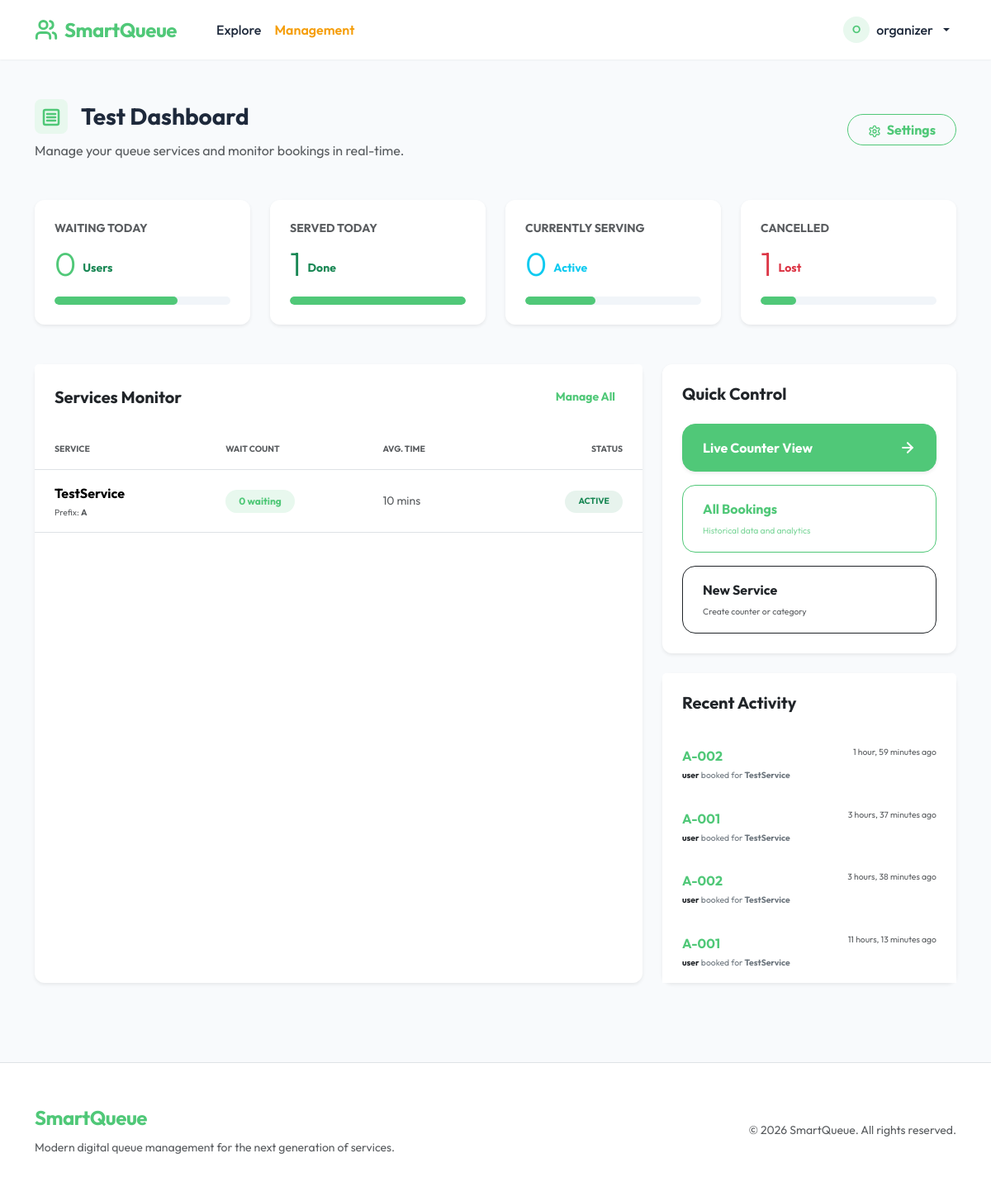
Before: /organizer/test/dashboard/ (signed in) with the older database file.
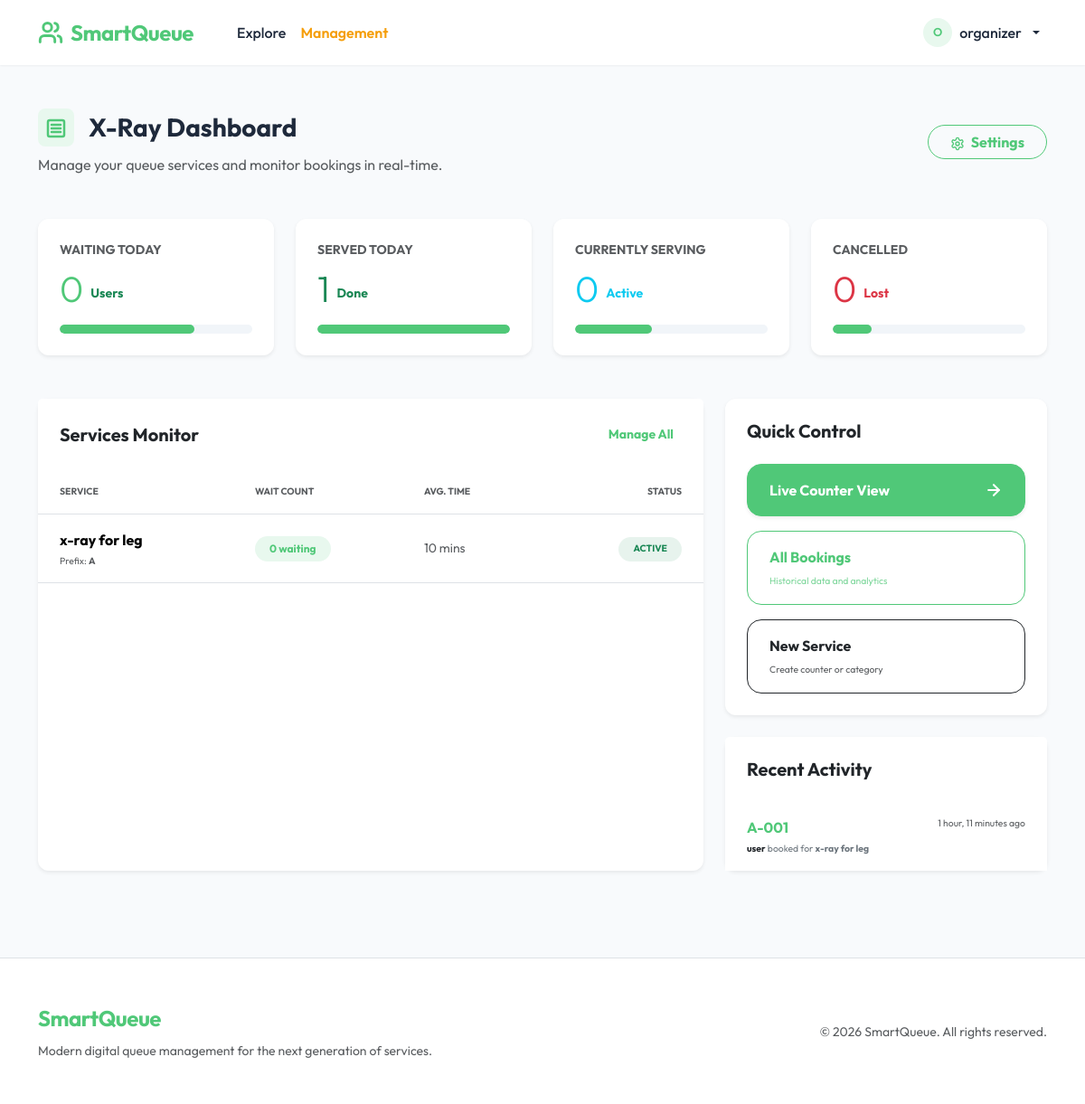
After: the same page with the newer database file.
### apps/organizations/models.py (models this page shows, shortened)
class Organization(models.Model):
    TYPE_HOSPITAL = 'hospital'
    TYPE_BANK = 'bank'
    TYPE_GOVT = 'govt'
    TYPE_CHOICES = [
        (TYPE_HOSPITAL, 'Hospital'),
        (TYPE_BANK, 'Bank'),
        (TYPE_GOVT, 'Government'),
    ]
    name = models.CharField(max_length=200)
    slug = models.SlugField(max_length=220, unique=True)
    type = models.CharField(max_length=20, choices=TYPE_CHOICES)
    address = models.TextField()
    phone = models.CharField(max_length=15)
    email = models.EmailField()
    max_daily_tokens = models.IntegerField(default=100)
    is_active = models.BooleanField(default=True)
    organizers = models.ManyToManyField(
        settings.AUTH_USER_MODEL,
        related_name='managed_organizations',
        blank=True
    )
    created_at = models.DateTimeField(auto_now_add=True)
    class Meta:
        ordering = ['name']

class Service(models.Model):
    organization = models.ForeignKey(Organization, on_delete=models.CASCADE, related_name='services')
    name = models.CharField(max_length=200)
    avg_service_time = models.IntegerField(default=10, help_text='Minutes per person')
    token_prefix = models.CharField(max_length=5, default='A')
    is_active = models.BooleanField(default=True)
    created_at = models.DateTimeField(auto_now_add=True)
    class Meta:
        ordering = ['name']

### apps/queue/models.py (models this page shows, shortened)
class Token(models.Model):
    STATUS_WAITING = 'waiting'
    STATUS_CALLED = 'called'
    STATUS_SERVING = 'serving'
    STATUS_COMPLETED = 'completed'
    STATUS_CANCELLED = 'cancelled'
    STATUS_CHOICES = [
        (STATUS_WAITING, 'Waiting'),
        (STATUS_CALLED, 'Called'),
        (STATUS_SERVING, 'Serving'),
        (STATUS_COMPLETED, 'Completed'),
        (STATUS_CANCELLED, 'Cancelled'),
    ]
    token_number = models.CharField(max_length=20)
    service = models.ForeignKey('organizations.Service', on_delete=models.CASCADE, related_name='tokens')
    user = models.ForeignKey(settings.AUTH_USER_MODEL, on_delete=models.CASCADE, related_name='tokens')
    organization = models.ForeignKey(
        'organizations.Organization',
        on_delete=models.CASCADE,
        related_name='tokens',
    )
    status = models.CharField(max_length=20, choices=STATUS_CHOICES, default=STATUS_WAITING)
    created_at = models.DateTimeField(auto_now_add=True)
    estimated_time = models.DateTimeField(null=True, blank=True)
    called_at = models.DateTimeField(null=True, blank=True)
    completed_at = models.DateTimeField(null=True, blank=True)
    is_emergency = models.BooleanField(default=False)
    emergency_reason = models.TextField(blank=True)
    emergency_document = models.FileField(upload_to='emergency_docs/', blank=True, null=True)
    emergency_approved = models.BooleanField(default=False)
    booking_date = models.DateField()
    archived = models.BooleanField(default=False)
    class Meta:
        ordering = ['created_at']
        constraints = [
            models.UniqueConstraint(
                fields=['service', 'token_number', 'booking_date'],
                name='uniq_token_number_per_service_day',
            ),
        ]

### apps/organizations/organizer_views.py (the view)
# urls.py: path('organizer/<slug:slug>/dashboard/', organizer_views.OrganizerDashboardView.as_view(), name='organizer_dashboard'),
class OrganizerDashboardView(OrganizerRequiredMixin, DetailView):
    model = Organization
    template_name = 'organizations/organizer/dashboard.html'
    context_object_name = 'organization'
    slug_url_kwarg = 'slug'
    def get_context_data(self, **kwargs):
        context = super().get_context_data(**kwargs)
        organization = self.get_object()
        today = timezone.localdate()
        all_tokens = Token.objects.filter(organization=organization)
        tokens_today = all_tokens.filter(booking_date=today)
        context['waiting_today'] = all_tokens.filter(status=Token.STATUS_WAITING).count()
        context['serving_today'] = all_tokens.filter(status=Token.STATUS_SERVING).count()
        context['completed_today'] = tokens_today.filter(status=Token.STATUS_COMPLETED).count()
        context['cancelled_today'] = tokens_today.filter(status=Token.STATUS_CANCELLED).count()
        context['recent_bookings'] = Token.objects.filter(
            organization=organization
        ).select_related('service', 'user').order_by('-created_at')[:10]
        context['services'] = organization.services.annotate(
            waiting_count=Count('tokens', filter=Q(tokens__status=Token.STATUS_WAITING))
        )
        context['today_bookings'] = Token.objects.filter(
            organization=organization,
            status__in=[Token.STATUS_WAITING, Token.STATUS_CALLED, Token.STATUS_SERVING]
        ).select_related('service', 'user').order_by('created_at')
        return context

### apps/organizations/organizer_views.py (called while the page is built)
    def test_func(self):
        org_slug = self.kwargs.get('slug') or self.kwargs.get('org_slug')
        if not org_slug:
            service_id = self.kwargs.get('service_id')
            if service_id:
                service = get_object_or_404(Service, pk=service_id)
                organization = service.organization
            else:
                return False
        else:
            organization = get_object_or_404(Organization, slug=org_slug)
        return self.request.user.is_staff or organization.organizers.filter(pk=self.request.user.pk).exists()

### apps/templates/organizations/organizer/dashboard.html (shortened to what the changed rows need)
{% extends "base.html" %}  {% block content %}
<div class="row align-items-center mb-5">
  <div class="col-md-8">
    <div class="d-flex align-items-center gap-3 mb-2">
      <div class="bg-primary-light text-primary rounded-3 p-2">
        <svg
          xmlns="http://www.w3.org/2000/svg"
          width="24"
          height="24"
          viewBox="0 0 24 24"
          fill="none"
          stroke="currentColor"
          stroke-width="2.5"
          stroke-linecap="round"
          stroke-linejoin="round"
        >
          <rect width="18" height="18" x="3" y="3" rx="2" />
          <path d="M7 8h10" />
          <path d="M7 12h10" />
          <path d="M7 16h10" />
        </svg>
      </div>
      <h1 class="h3 fw-bold mb-0">{{ organization.name }} Dashboard</h1>
    </div>
  </div>
</div>
<div class="row g-4 mb-5">
  <div class="col-md-3">
    <div
      class="card border-0 shadow-sm overflow-hidden"
      style="border-radius: 16px"
    >
      <div class="card-body p-4">
        <div class="d-flex align-items-end gap-2">
          <div class="display-6 fw-extrabold text-danger">
            {{ cancelled_today }}
          </div>
          <div class="small text-danger fw-bold mb-2">Lost</div>
        </div>
      </div>
    </div>
  </div>
</div>
<div class="row g-4">
  <div class="col-lg-8">
    <div class="card border-0 shadow-sm h-100" style="border-radius: 20px">
      <div class="card-body p-0">
        <div class="table-responsive">
          <table class="table table-hover align-middle mb-0">
            <thead class="bg-light">
              <tr>
                <th class="ps-4 py-3 text-muted x-small fw-bold text-uppercase">
                  Service
                </th>
                <th class="py-3 text-muted x-small fw-bold text-uppercase">
                  Wait Count
                </th>
                <th class="py-3 text-muted x-small fw-bold text-uppercase">
                  Avg. Time
                </th>
                <th
                  class="pe-4 py-3 text-muted x-small fw-bold text-uppercase text-end"
                >
                  Status
                </th>
              </tr>
            </thead>
            <tbody>
              {% for service in services %}
              <tr>
                <td class="ps-4 py-3 fw-bold">
                  {{ service.name }}
                  <div class="x-small text-muted fw-normal mt-1">
                    Prefix:
                    <span class="fw-bold">{{ service.token_prefix }}</span>
                  </div>
                </td>
                <td class="py-3">
                  <span
                    class="badge bg-primary-light text-primary rounded-pill px-3 py-2 fw-bold"
                    >{{ service.waiting_count }} waiting</span
                  >
                </td>
                <td class="py-3 text-muted small">
                  {{ service.avg_service_time }} mins
                </td>
                <td class="pe-4 py-3 text-end">
                  {% if service.is_active %}
                  <span
                    class="badge bg-success bg-opacity-10 text-success px-3 py-2 rounded-pill fw-bold"
                    style="font-size: 0.65rem"
                    >ACTIVE</span
                  >
                  {% else %}
                  <span
                    class="badge bg-danger bg-opacity-10 text-danger px-3 py-2 rounded-pill fw-bold"
                    style="font-size: 0.65rem"
                    >INACTIVE</span
                  >
                  {% endif %}
                </td>
              </tr>
              {% empty %}
              <tr>
                <td colspan="4" class="text-center py-5 text-muted small">
                  No services found.
                </td>
              </tr>
              {% endfor %}
            </tbody>
          </table>
        </div>
      </div>
    </div>
  </div>
  <div class="col-lg-4">
    <div class="card border-0 shadow-sm" style="border-radius: 20px">
      <div class="card-body p-0">
        <div class="list-group list-group-flush">
          {% for token in recent_bookings %}
          <div class="list-group-item px-4 py-3 border-0">
            <div class="d-flex justify-content-between align-items-start mb-1">
              <span class="fw-bold text-primary">{{ token.token_number }}</span>
              <span class="x-small text-muted"
                >{{ token.created_at|timesince }} ago</span
              >
            </div>
            <div class="x-small text-secondary">
              <span class="fw-bold text-dark">{{ token.user.username }}</span>
              booked for <span class="fw-bold">{{ token.service.name }}</span>
            </div>
          </div>
          {% empty %}
          <div class="p-5 text-center text-muted x-small">
            No recent activity
          </div>
          {% endfor %}
        </div>
      </div>
    </div>
  </div>
</div>
{% endblock %}

Changed rows visible on the page:
removed Organization: name "Test"
removed Service: name "TestService", token_prefix "A", waiting_count "0", avg_service_time "10", is_active "ACTIVE"
removed Token: token_number "A-002", created_at "1 hour, 59 minutes", user.username "user", service.name "TestService"
removed Token: token_number "A-001", created_at "3 hours, 37 minutes", user.username "user", service.name "TestService"
removed Token: token_number "A-002", created_at "3 hours, 38 minutes", user.username "user", service.name "TestService"
removed Token: token_number "A-001", created_at "11 hours, 13 minutes", user.username "user", service.name "TestService"
added Organization: name "X-Ray"
added Service: name "x-ray for leg", token_prefix "A", waiting_count "0", avg_service_time "10", is_active "ACTIVE"
added Token: token_number "A-001", created_at "1 hour, 11 minutes", user.username "user", service.name "x-ray for leg"
Other visible differences:
{{ cancelled_today }}: "1" → "0"
